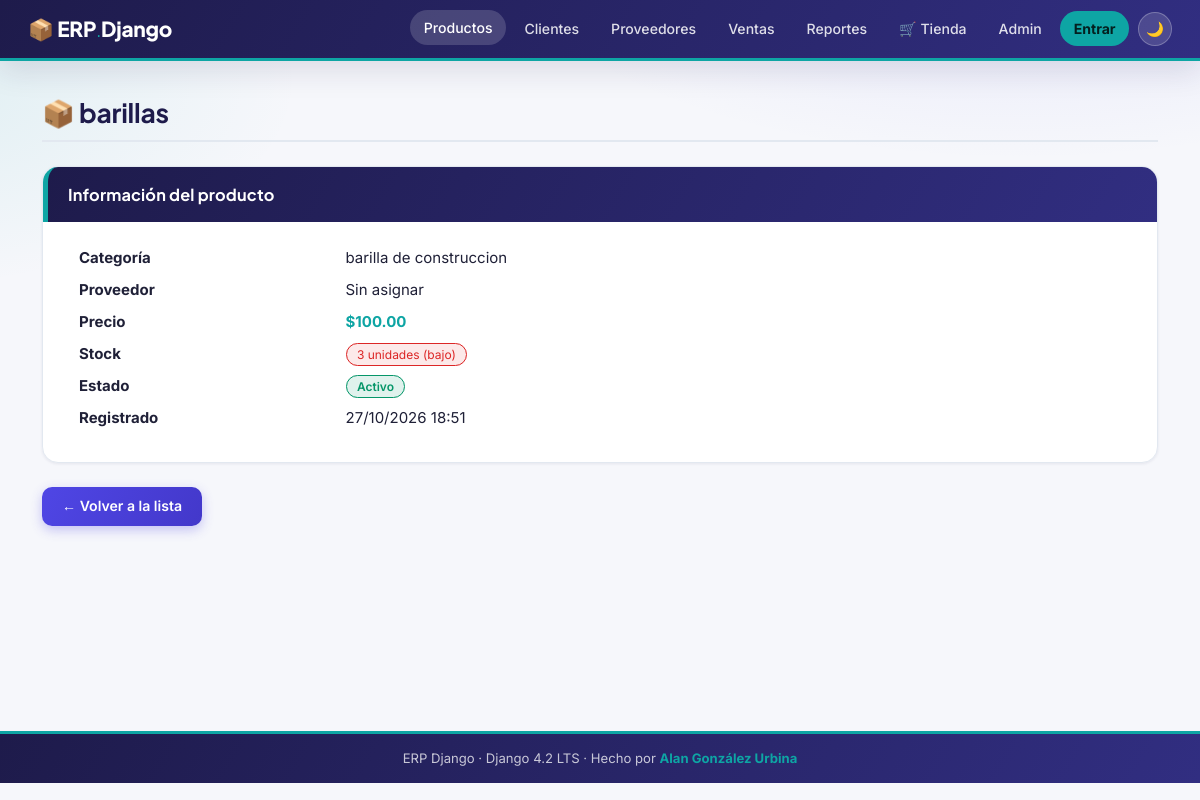
The app's page /productos/2/, older data.
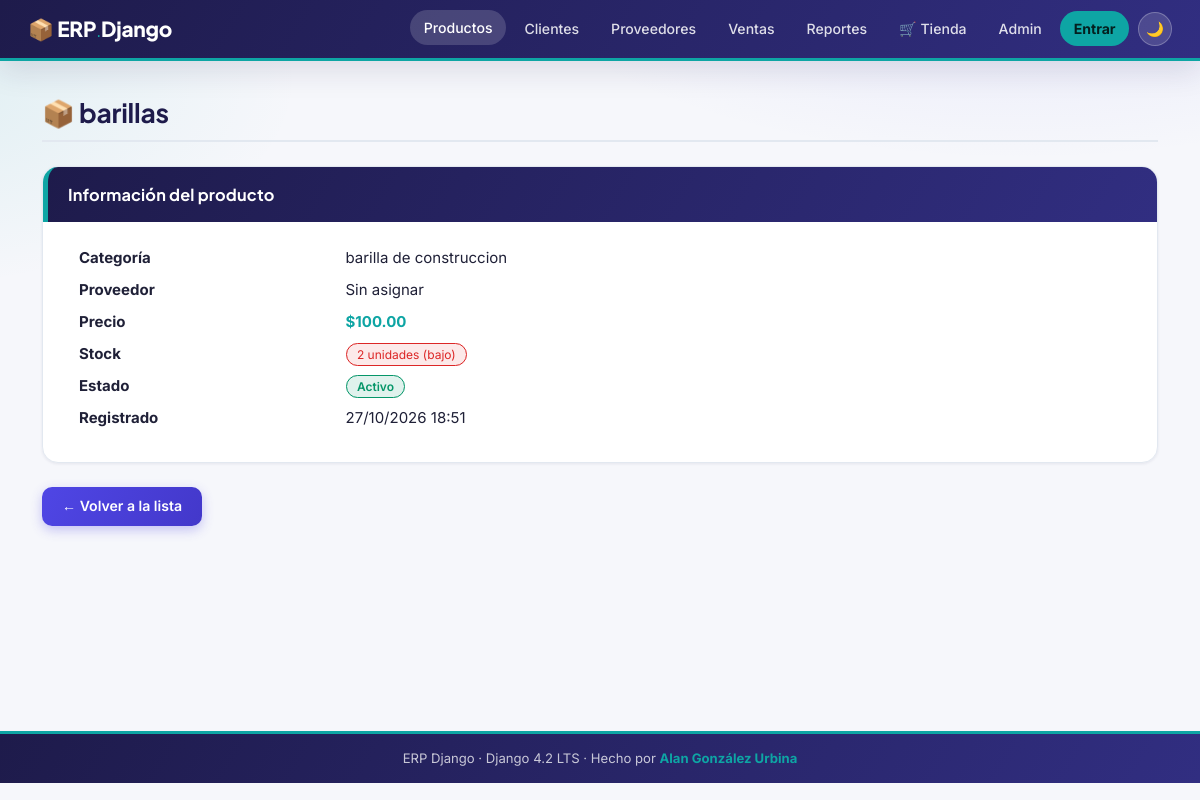
The same page, newer data.
### productos/models.py (models this page shows, shortened)
class Producto(models.Model):
    nombre    = models.CharField(
        max_length=200, verbose_name='Nombre'
    )
    precio    = models.DecimalField(
        max_digits=10,
        decimal_places=2,
        validators=[MinValueValidator(Decimal('0.00'))],
        verbose_name='Precio ($)',
        help_text='El precio no puede ser negativo.'
    )
    stock     = models.IntegerField(
        default=0,
        validators=[MinValueValidator(0)],
        verbose_name='Stock disponible'
    )
    categoria = models.ForeignKey(
        Categoria,
        on_delete=models.PROTECT,          # D-01
        related_name='productos',
        verbose_name='Categoría'
    )
    proveedor = models.ForeignKey(
        Proveedor,
        on_delete=models.SET_NULL,         # D-02
        null=True,
        blank=True,
        related_name='productos',
        verbose_name='Proveedor'
    )
    activo    = models.BooleanField(
        default=True, verbose_name='Activo'
    )
    imagen = models.ImageField(
        upload_to='productos/',
        null=True,
        blank=True,
        verbose_name='Imagen del producto',
        help_text='Formatos: JPEG, PNG, WEBP. Máximo 5 MB.',
        validators=[validar_imagen_producto],   # ← agregar
    )
    creado    = models.DateTimeField(
        auto_now_add=True, verbose_name='Fecha de registro'
    )
    class Meta:
        verbose_name        = 'Producto'
        verbose_name_plural = 'Productos'
        ordering            = ['nombre']

class Categoria(models.Model):
    nombre      = models.CharField(
        max_length=100, unique=True, verbose_name='Nombre'
    )
    descripcion = models.TextField(
        blank=True, verbose_name='Descripción'
    )
    class Meta:
        verbose_name        = 'Categoría'
        verbose_name_plural = 'Categorías'
        ordering            = ['nombre']
    def __str__(self) -> str:
        return self.nombre

### productos/views.py (the view)
class ProductoDetailView(DetailView):
    model               = Producto
    template_name       = 'productos/detalle.html'
    context_object_name = 'producto'
    pk_url_kwarg        = 'producto_id'
    def get_queryset(self):
        return Producto.objects.select_related('categoria', 'proveedor')

### catalogo/context_processors.py (called while the page is built)
def carrito_info(request) -> dict[str, Any]:
    carrito = request.session.get('carrito', {})
    total_items     = sum(
        int(item.get('cantidad', 0)) for item in carrito.values()
    )
    total_productos = len(carrito)
    return {
        'carrito_total_items':     total_items,
        'carrito_total_productos': total_productos,
    }

### productos/templates/productos/detalle.html (shortened to what this page needs)
{% extends "base.html" %}
{% block nav_productos %}active{% endblock %}
{% block content %}
<div class="erp-page-title">
    <h2>📦 {{ producto.nombre }}</h2>
</div>
<div class="erp-card">
    <div class="erp-card-header">Información del producto</div>
    <dl class="row" style="margin:0;">
        <dt class="col-sm-3">Categoría</dt>
        <dd class="col-sm-9">{{ producto.categoria }}</dd>
        <dt class="col-sm-3">Proveedor</dt>
        <dd class="col-sm-9">{{ producto.proveedor|default:"Sin asignar" }}</dd>
        <dt class="col-sm-3">Precio</dt>
        <dd class="col-sm-9" style="font-weight:700;color:var(--clr-gold);">
            ${{ producto.precio }}
        </dd>
        <dt class="col-sm-3">Stock</dt>
        <dd class="col-sm-9">
            {% if producto.stock < 5 %}
                <span class="badge-erp-inactive">{{ producto.stock }} unidades (bajo)</span>
            {% else %}
                <span class="badge-erp-active">{{ producto.stock }} unidades</span>
            {% endif %}
        </dd>
        <dt class="col-sm-3">Estado</dt>
        <dd class="col-sm-9">
            {% if producto.activo %}
                <span class="badge-erp-active">Activo</span>
            {% else %}
                <span class="badge-erp-inactive">Inactivo</span>
            {% endif %}
        </dd>
        <dt class="col-sm-3">Registrado</dt>
        <dd class="col-sm-9">{{ producto.creado|date:"d/m/Y H:i" }}</dd>
    </dl>
</div>
<a href="{% url 'productos:lista' %}" class="btn-erp-primary">
    ← Volver a la lista
</a>
{% endblock %}

Row changes from the older to the newer data that the page shows:
changed Producto "barillas": stock "3" → "2"
